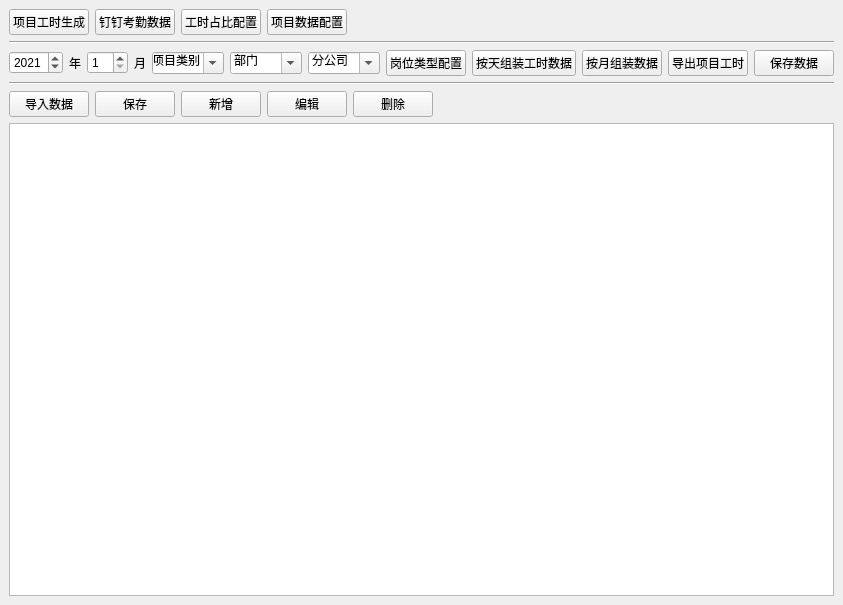
<?xml version="1.0" encoding="UTF-8"?>
<ui version="4.0">
 <class>MainWindow</class>
 <widget class="QMainWindow" name="MainWindow">
  <property name="geometry">
   <rect>
    <x>0</x>
    <y>0</y>
    <width>795</width>
    <height>605</height>
   </rect>
  </property>
  <property name="windowTitle">
   <string>MainWindow</string>
  </property>
  <widget class="QWidget" name="centralwidget">
   <layout class="QVBoxLayout" name="verticalLayout">
    <item>
     <layout class="QHBoxLayout" name="horizontalLayout">
      <item>
       <layout class="QGridLayout" name="gridLayout">
        <item row="0" column="1">
         <widget class="QPushButton" name="btnDingData">
          <property name="text">
           <string>钉钉考勤数据</string>
          </property>
         </widget>
        </item>
        <item row="0" column="0">
         <widget class="QPushButton" name="btnGenerateHours">
          <property name="text">
           <string>项目工时生成</string>
          </property>
         </widget>
        </item>
        <item row="0" column="2">
         <widget class="QPushButton" name="btnRatioHours">
          <property name="text">
           <string>工时占比配置</string>
          </property>
         </widget>
        </item>
       </layout>
      </item>
      <item>
       <widget class="QPushButton" name="btnProjectCfg">
        <property name="text">
         <string>项目数据配置</string>
        </property>
       </widget>
      </item>
      <item>
       <spacer name="horizontalSpacer">
        <property name="orientation">
         <enum>Qt::Horizontal</enum>
        </property>
        <property name="sizeHint" stdset="0">
         <size>
          <width>40</width>
          <height>20</height>
         </size>
        </property>
       </spacer>
      </item>
     </layout>
    </item>
    <item>
     <widget class="Line" name="line">
      <property name="orientation">
       <enum>Qt::Horizontal</enum>
      </property>
     </widget>
    </item>
    <item>
     <layout class="QHBoxLayout" name="horizontalLayout_2">
      <item>
       <widget class="QSpinBox" name="spinBoxYear">
        <property name="minimum">
         <number>2016</number>
        </property>
        <property name="maximum">
         <number>2022</number>
        </property>
        <property name="value">
         <number>2021</number>
        </property>
       </widget>
      </item>
      <item>
       <widget class="QLabel" name="labelYear">
        <property name="text">
         <string>年</string>
        </property>
       </widget>
      </item>
      <item>
       <widget class="QSpinBox" name="spinBoxMonth">
        <property name="minimum">
         <number>1</number>
        </property>
        <property name="maximum">
         <number>12</number>
        </property>
       </widget>
      </item>
      <item>
       <widget class="QLabel" name="labelMonth">
        <property name="text">
         <string>月</string>
        </property>
       </widget>
      </item>
      <item>
       <widget class="QComboBox" name="cbxProjectClsfy">
        <property name="editable">
         <bool>true</bool>
        </property>
        <property name="currentText">
         <string>项目类别</string>
        </property>
       </widget>
      </item>
      <item>
       <widget class="QComboBox" name="cbxDepartment">
        <property name="editable">
         <bool>true</bool>
        </property>
        <property name="currentText">
         <string>部门</string>
        </property>
       </widget>
      </item>
      <item>
       <widget class="QComboBox" name="cbxCompany">
        <property name="editable">
         <bool>true</bool>
        </property>
        <property name="currentText">
         <string>分公司</string>
        </property>
       </widget>
      </item>
      <item>
       <spacer name="horizontalSpacer_2">
        <property name="orientation">
         <enum>Qt::Horizontal</enum>
        </property>
        <property name="sizeHint" stdset="0">
         <size>
          <width>40</width>
          <height>20</height>
         </size>
        </property>
       </spacer>
      </item>
      <item>
       <widget class="QPushButton" name="btnPostTypeCfg">
        <property name="text">
         <string>岗位类型配置</string>
        </property>
       </widget>
      </item>
      <item>
       <widget class="QPushButton" name="btnAssembleHoursData">
        <property name="text">
         <string>按天组装工时数据</string>
        </property>
       </widget>
      </item>
      <item>
       <widget class="QPushButton" name="btnAssembleHoursMonthData">
        <property name="text">
         <string>按月组装数据</string>
        </property>
       </widget>
      </item>
      <item>
       <widget class="QPushButton" name="btnOutputPjctHours">
        <property name="text">
         <string>导出项目工时</string>
        </property>
       </widget>
      </item>
      <item>
       <widget class="QPushButton" name="btnSaveData">
        <property name="text">
         <string>保存数据</string>
        </property>
       </widget>
      </item>
     </layout>
    </item>
    <item>
     <widget class="Line" name="line_2">
      <property name="orientation">
       <enum>Qt::Horizontal</enum>
      </property>
     </widget>
    </item>
    <item>
     <layout class="QHBoxLayout" name="horizontalLayout_3">
      <item>
       <widget class="QPushButton" name="btnInputExcelData">
        <property name="text">
         <string>导入数据</string>
        </property>
       </widget>
      </item>
      <item>
       <widget class="QPushButton" name="btnExcelSave">
        <property name="text">
         <string>保存</string>
        </property>
       </widget>
      </item>
      <item>
       <widget class="QPushButton" name="btnExcelInsertCell">
        <property name="text">
         <string>新增</string>
        </property>
       </widget>
      </item>
      <item>
       <widget class="QPushButton" name="btnExcelEditCell">
        <property name="text">
         <string>编辑</string>
        </property>
       </widget>
      </item>
      <item>
       <widget class="QPushButton" name="btnExcelDeleteCell">
        <property name="text">
         <string>删除</string>
        </property>
       </widget>
      </item>
      <item>
       <spacer name="horizontalSpacer_3">
        <property name="orientation">
         <enum>Qt::Horizontal</enum>
        </property>
        <property name="sizeHint" stdset="0">
         <size>
          <width>40</width>
          <height>20</height>
         </size>
        </property>
       </spacer>
      </item>
     </layout>
    </item>
    <item>
     <widget class="QTableWidget" name="tableWidget"/>
    </item>
   </layout>
  </widget>
 </widget>
 <resources/>
 <connections/>
</ui>
